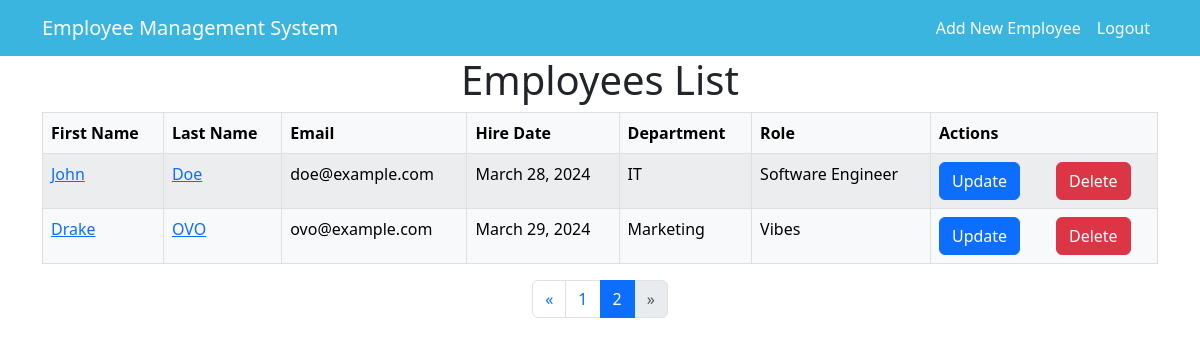
The page /list/?page=2 on the database its author committed.
### myApp/models.py (models this page shows, shortened)
class Employee(models.Model):
    first_name = models.CharField(max_length=100, null=False)
    last_name = models.CharField(max_length=100)
    email = models.EmailField(unique=True)
    hire_date = models.DateField()
    address = models.TextField(null=True)
    department = models.CharField(max_length=200)
    role = models.CharField(max_length=200)

### myApp/views.py (the view)
# urls.py: path('list/', views.employee_list, name='employee_list'),
def employee_list(request):
    employees = Employee.objects.all()
    paginator = Paginator(employees, 10)
    page_number = request.GET.get('page')
    employees_page = paginator.get_page(page_number)
    return render(request, 'employee_list.html', {'employees': employees_page})

### myApp/templates/employee_list.html (shortened to what this page needs)
<!DOCTYPE html>
<html lang="en">
<head>
    <link href="https://cdn.jsdelivr.net/npm/bootstrap@5.3.0-alpha1/dist/css/bootstrap.min.css" rel="stylesheet">
</head>
<body>
		<nav class="navbar navbar-expand-lg navbar-dark" style="background-color: #39B5E0;">
        <div class="container">
            <a class="navbar-brand" href="#">Employee Management System</a>
            <div class="collapse navbar-collapse justify-content-end" id="navbarNav">
                <ul class="navbar-nav">
                    <li class="nav-item">
                        <a class="nav-link" href="{% url 'myApp:create_employee' %}" style="color: white; ">Add New Employee</a>
                    </li>
                    <li class="nav-item">
                        <a class="nav-link" href="{% url 'myApp:user_logout' %}" style="color: white; ">Logout</a>
                    </li>
                </ul>
            </div>
        </div>
    </nav>
    <div class="container">
        <h1 class="text-center">Employees List</h1>
        <table class="table table-light table-striped table-hover table-bordered">
            <thead>
                <tr>
                    <th>First Name</th>
                    <th>Last Name</th>
                    <th>Email</th>
                    <th>Hire Date</th>
                    <th>Department</th>
                    <th>Role</th>
                    <th>Actions</th>
                </tr>
            </thead>
            <tbody>
                {% for employee in employees %}
                <tr>
					<td><a href="{% url 'myApp:employee_detail' pk=employee.pk %}">{{ employee.first_name }}</a></td>
					<td><a href="{% url 'myApp:employee_detail' pk=employee.pk %}">{{ employee.last_name }}</a></td>
                    <td>{{ employee.email }}</td>
                    <td>{{ employee.hire_date }}</td>
                    <td>{{ employee.department }}</td>
                    <td>{{ employee.role }}</td>
                    <td>
						<div class="row">
							<div class="col">
								<a href="{% url 'myApp:update_employee' pk=employee.pk %}" class="btn btn-primary">Update</a>
							</div>
							<div class="col">
								<form action="{% url 'myApp:delete_employee' pk=employee.pk %}" method="post">
									<button type="submit" class="btn btn-danger" onclick="return confirm('Are you sure you want to delete this employee?')">Delete</button>
                            	</form>
							</div>
                    </td>
                </tr>
                {% endfor %}
            </tbody>
        </table>
        <nav aria-label="Page navigation">
            <ul class="pagination justify-content-center">
				{% if employees.has_previous %}
                <li class="page-item ">
					<a class="page-link" href="?page=1" aria-label="Previous">
						 <span aria-hidden="true">&laquo;</span>
					</a>
                </li>
				{% endif %}
				{% for page in employees.paginator.page_range %}
				<li class="page-item {% if employees.number == page %}active{% endif %}">
					 <a class="page-link" href="?page={{ page }}">{{ page }}</a>
				</li>
				{% endfor %}
				{% if employees.has_next %}
				<li class="page-item">
					<a class="page-link" href="?page={{ employees.paginator.num_pages }}" aria-label="Next">
						<span aria-hidden="true">&raquo;</span>
					</a>
				</li>
				{% else %}
				<li class="page-item disabled">
					<a class="page-link" href="#" tabindex="-1" aria-disabled="true">&raquo;</a>
				</li>
				{% endif %}
			</ul>
		</nav>
    </div>
</body>
</html>

### rows shown on the page
Employee: first_name "John", last_name "Doe", email "doe@example.com", hire_date "March 28, 2024", department "IT", role "Software Engineer"
Employee: first_name "Drake", last_name "OVO", email "ovo@example.com", hire_date "March 29, 2024", department "Marketing", role "Vibes"

### other values the page prints
{{ page }} "1" "2"
